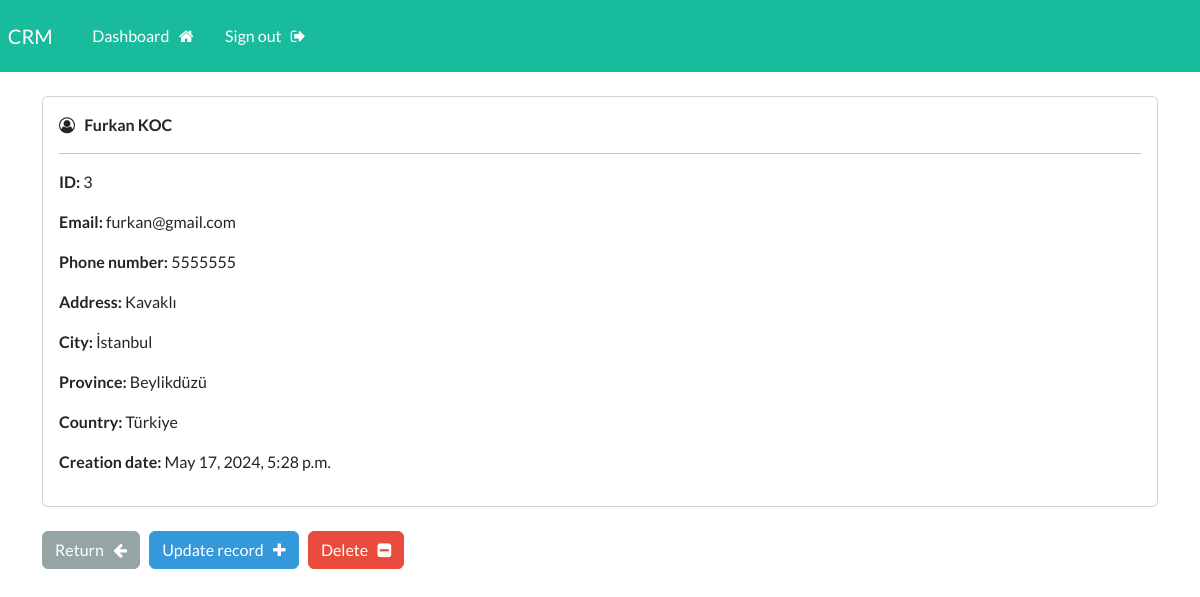
Screenshot of /record/3 (signed in) with the database file from the repository.
### webapp/models.py (models this page shows, shortened)
class Record(models.Model):
    creation_date = models.DateTimeField(auto_now_add=True)
    first_name = models.CharField(max_length=100)
    last_name = models.CharField(max_length=100)
    email = models.CharField(max_length=255)
    phone = models.CharField(max_length=20)
    address = models.CharField(max_length=300)
    city = models.CharField(max_length=255)
    province = models.CharField(max_length=200)
    country = models.CharField(max_length=125)

### webapp/views.py (the view)
# urls.py: path('record/<int:pk>', views.singular_record, name="record"),
@login_required(login_url='my-login')
def singular_record(request, pk):
    all_records = Record.objects.get(id=pk)
    context = {'record': all_records}
    return render(request, 'webapp/view-record.html', context=context)

### webapp/templates/webapp/view-record.html (shortened to what this page needs)
{% extends 'webapp/base.html' %}
{% block content %}
    <div class="card">
        <div class="card-body">
            <i class="fa fa-user-circle-o" aria-hidden="true"></i>
            <strong>
                {{record.first_name}}
                {{record.last_name|upper}}
            </strong>
            <hr>
            <p><strong>ID: </strong> {{record.id}} </p>
            <p><strong>Email: </strong> {{record.email}} </p>
            <p><strong>Phone number: </strong> {{record.phone}} </p>
            <p><strong>Address: </strong> {{record.address}} </p>
            <p><strong>City: </strong> {{record.city}} </p>
            <p><strong>Province: </strong> {{record.province}} </p>
            <p><strong>Country: </strong> {{record.country}} </p>
            <p><strong>Creation date: </strong> {{record.creation_date}} </p>
        </div>
    </div>
    <br>
    <a href="{% url 'dashboard' %}" class="btn btn-secondary">Return &nbsp; <i class="fa fa-arrow-left" aria-hidden="true"></i>
    </a>
    <a href="{% url 'update-record' record.id %}" class="btn btn-info">Update record &nbsp; <i class="fa fa-plus" aria-hidden="true"></i>
    </a>
    <a href="{% url 'delete-record' record.id %}" class="btn btn-danger">Delete &nbsp; <i class="fa fa-minus-square" aria-hidden="true"></i>
    </a>
{% endblock %}

### rows the page displays
Record: first_name "Furkan", last_name "KOC", id "3", email "furkan@gmail.com", phone "5555555", address "Kavaklı", city "İstanbul", province "Beylikdüzü", country "Türkiye", creation_date "May 17, 2024, 5:28 p.m."
